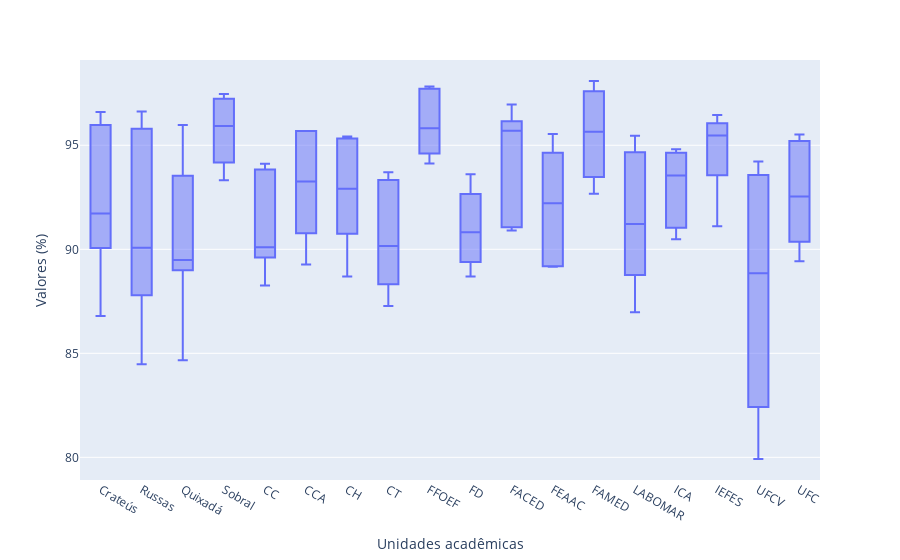

Here is the notebook cell this chart was saved with:
### Code cell
#Visualização

fig = px.box(dataBase[0])
fig.update_xaxes(title_text='Unidades acadêmicas')
fig.update_yaxes(title_text='Valores (%)')
fig.update_layout(legend_title_text = 'Unid. acadêmicas')
fig.show()

### Figure 1 — Plotly figure (JSON) as saved in the notebook; plotly's stock layout.template omitted (floating-point values rounded to 4 significant figures)
{"data": [{"alignmentgroup": "True", "hovertemplate": "variable=%{x}<br>value=%{y}<extra></extra>", "legendgroup": "", "marker": {"color": "#636efa"}, "name": "", "notched": false, "offsetgroup": "", "orientation": "v", "showlegend": false, "type": "box", "x": ["Crateús", "Crateús", "Crateús", "Crateús", "Crateús", "Crateús", "Russas", "Russas", "Russas", "Russas", "Russas", "Russas", "Quixadá", "Quixadá", "Quixadá", "Quixadá", "Quixadá", "Quixadá", "Sobral", "Sobral", "Sobral", "Sobral", "Sobral", "Sobral", "CC", "CC", "CC", "CC", "CC", "CC", "CCA", "CCA", "CCA", "CCA", "CCA", "CCA", "CH", "CH", "CH", "CH", "CH", "CH", "CT", "CT", "CT", "CT", "CT", "CT", "FFOEF", "FFOEF", "FFOEF", "FFOEF", "FFOEF", "FFOEF", "FD", "FD", "FD", "FD", "FD", "FD", "FACED", "FACED", "FACED", "FACED", "FACED", "FACED", "FEAAC", "FEAAC", "FEAAC", "FEAAC", "FEAAC", "FEAAC", "FAMED", "FAMED", "FAMED", "FAMED", "FAMED", "FAMED", "LABOMAR", "LABOMAR", "LABOMAR", "LABOMAR", "LABOMAR", "LABOMAR", "ICA", "ICA", "ICA", "ICA", "ICA", "ICA", "IEFES", "IEFES", "IEFES", "IEFES", "IEFES", "IEFES", "UFCV", "UFCV", "UFCV", "UFCV", "UFCV", "UFCV", "UFC", "UFC", "UFC", "UFC", "UFC", "UFC"], "x0": " ", "xaxis": "x", "y": [95.97, 96.6, 92.57, 90.88, 86.79, 90.06, 95.79, 96.62, 90.06, 90.1, 84.48, 87.79, 93.54, 95.98, 89.44, 88.99, 84.67, 89.52, 97.24, 97.47, 95.74, 96.12, 93.32, 94.17, 94.11, 93.84, 89.87, 90.33, 88.26, 89.6, 95.69, 95.69, 93.51, 93.02, 89.27, 90.77, 95.42, 95.33, 92.56, 93.25, 88.69, 90.75, 93.33, 93.7, 89.83, 90.48, 88.32, 87.27, 97.72, 97.82, 95.25, 96.38, 94.13, 94.6, 91.82, 93.61, 89.39, 92.66, 89.83, 88.69, 96.96, 95.82, 95.58, 96.15, 91.06, 90.9, 94.64, 95.54, 91.9, 92.53, 89.19, 89.16, 98.09, 97.6, 95.38, 95.93, 92.67, 93.47, 94.67, 95.46, 90.92, 91.52, 88.76, 86.98, 94.81, 94.64, 93.58, 93.52, 91.04, 90.48, 96.06, 96.45, 95.01, 95.92, 91.11, 93.56, 94.22, 93.57, 87.41, 90.29, 79.92, 82.42, 95.2, 95.52, 92.29, 92.78, 89.42, 90.36], "y0": " ", "yaxis": "y"}], "layout": {"boxmode": "group", "legend": {"title": {"text": "Unid. acadêmicas"}, "tracegroupgap": 0}, "margin": {"t": 60}, "xaxis": {"anchor": "y", "domain": [0, 1], "title": {"text": "Unidades acadêmicas"}}, "yaxis": {"anchor": "x", "domain": [0, 1], "title": {"text": "Valores (%)"}}}}
